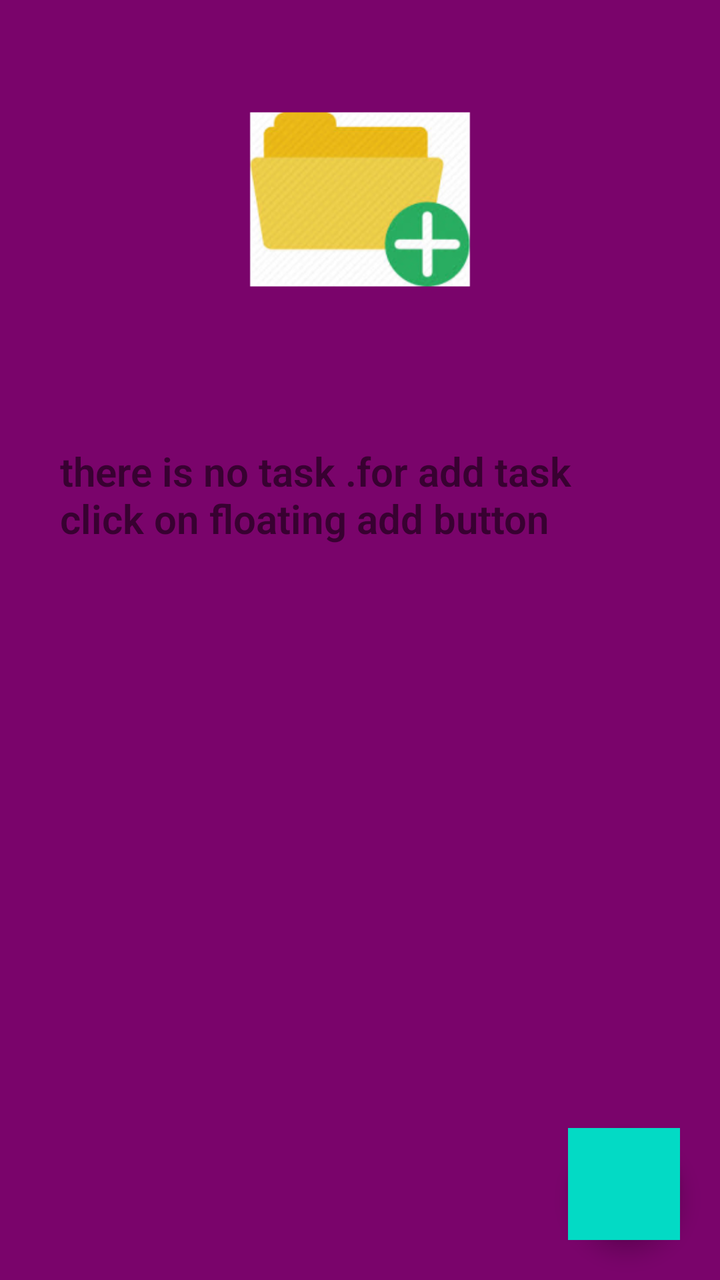
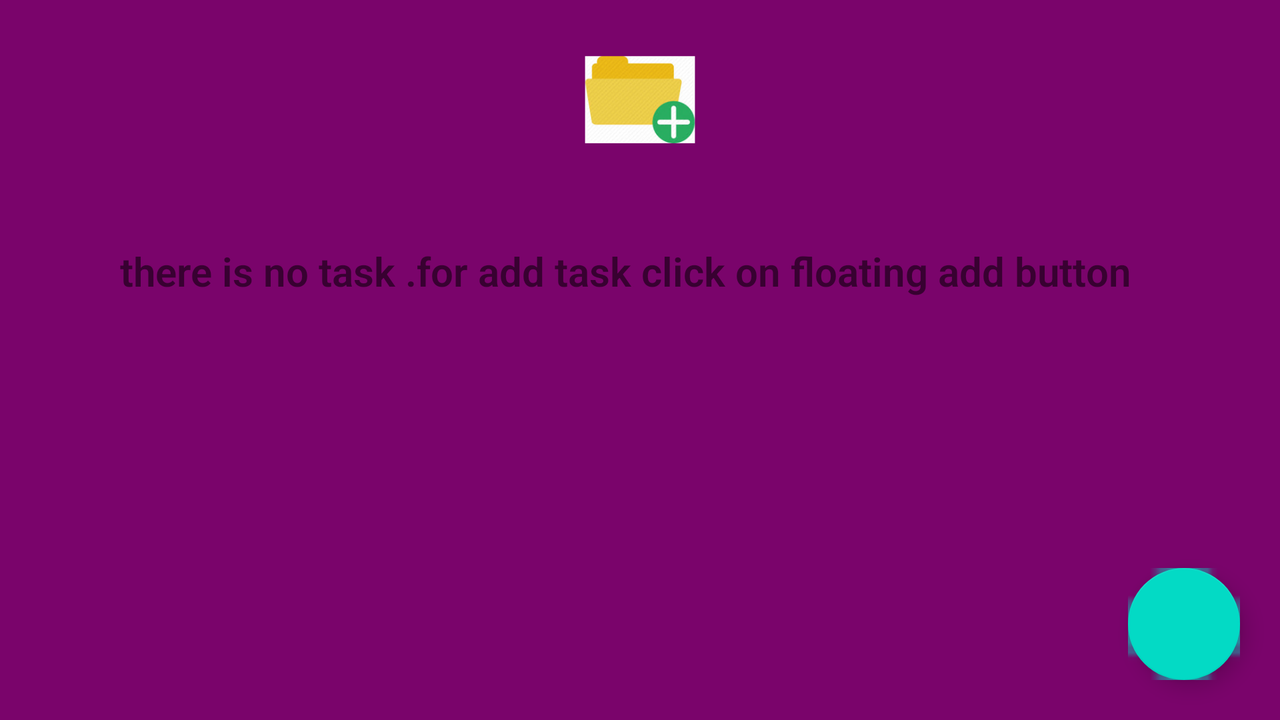

One screen, two layout resources from the same app: the default and the repository's alternative for another configuration. Each is rendered where Android would select it; the XML of both is given below.
<!-- AndroidManifest.xml: application theme Theme.TaskManager -->
<!-- res/layout/fragment_task_list.xml -->
<?xml version="1.0" encoding="utf-8"?>
<RelativeLayout xmlns:android="http://schemas.android.com/apk/res/android"
    xmlns:app="http://schemas.android.com/apk/res-auto"
    xmlns:tools="http://schemas.android.com/tools"
    android:layout_width="match_parent"
    android:layout_height="match_parent"
    android:layout_centerInParent="true"
    android:layout_centerHorizontal="true"
    android:layout_centerVertical="true"
    android:layout_gravity="center"
    tools:context=".controller.fragment.TaskListFragment">

    <androidx.recyclerview.widget.RecyclerView
        android:id="@+id/recycler_view_task_list"
        android:layout_width="match_parent"
        android:layout_height="wrap_content" />

    <com.google.android.material.imageview.ShapeableImageView
        android:id="@+id/img_view_empty_add"
        android:layout_width="200dp"
        android:layout_height="200dp"

        android:layout_below="@+id/recycler_view_task_list"
        android:layout_centerInParent="true"
        app:srcCompat="@mipmap/img_empty_add_foreground" />

    <com.google.android.material.textview.MaterialTextView
        android:id="@+id/text_view_date"
        android:layout_width="match_parent"
        android:layout_height="wrap_content"
        android:layout_below="@+id/img_view_empty_add"
        android:layout_marginStart="10dp"
        android:layout_marginLeft="10dp"
        android:layout_marginTop="2dp"
        android:layout_marginEnd="10dp"
        android:layout_marginRight="10dp"
        android:layout_marginBottom="10dp"
        android:fontFamily="sans-serif-light"
        android:padding="20dp"
        android:text="@string/text_view_empty_add"
        android:textSize="20sp"
        android:textStyle="bold" />



    <com.google.android.material.floatingactionbutton.FloatingActionButton
        android:id="@+id/btn_add"
        android:layout_width="300dp"
        android:layout_height="300dp"
        android:layout_alignParentRight="true"
        android:layout_alignParentBottom="true"
        android:layout_margin="20dp"
        android:layout_marginStart="10dp"
        android:layout_marginLeft="10dp"
        android:layout_marginTop="10dp"
        android:layout_marginEnd="20dp"
        android:layout_marginRight="20dp"
        android:layout_marginBottom="20dp"
        android:src="@mipmap/img_floating_add_foreground"
        app:backgroundTint="@color/orange_92"
        app:maxImageSize="250dp"
        app:rippleColor="@color/orange_92" />
</RelativeLayout>
<!-- resources referenced by this layout -->
<resources>
  <color name="orange_92">#ff9b22</color>
  <!-- mipmap img_empty_add_foreground: png bitmap (mipmap-hdpi, 10182 bytes) -->
  <!-- mipmap img_floating_add_foreground: png bitmap (mipmap-hdpi, 2627 bytes) -->
  <string name="text_view_empty_add">there is no task .for add task click on floating add button
      </string>
  <style name="Theme.TaskManager" parent="Theme.MaterialComponents.DayNight.DarkActionBar">
          <item name="android:windowBackground">@color/violet_46</item>
  
          
          <item name="colorPrimary">@color/violet_08</item>
          <item name="colorPrimaryVariant">@color/violet_46</item>
          <item name="colorOnPrimary">@color/white_ff</item>
          
          <item name="colorSecondary">@color/blue_35</item>
          <item name="colorOnSecondary">@color/blue_35</item>
          <item name="colorSecondaryVariant">@color/blue_86</item>
  
          <item name="android:statusBarColor" tools:targetApi="l">?attr/colorPrimaryVariant</item>
      </style>
  <color name="violet_46">#7a046b</color>
  <color name="violet_08">#e008af</color>
  <color name="white_ff">#FFFFFFFF</color>
  <color name="blue_35">#FF03DAC5</color>
  <color name="blue_86">#FF018786</color>
</resources>
<!-- res/layout-land/fragment_task_list.xml (the repository's variant of the layout above) -->
<!-- drawn on the phone turned sideways -->
<?xml version="1.0" encoding="utf-8"?>
<RelativeLayout xmlns:android="http://schemas.android.com/apk/res/android"
    xmlns:app="http://schemas.android.com/apk/res-auto"
    xmlns:tools="http://schemas.android.com/tools"
    android:layout_width="match_parent"
    android:layout_height="match_parent"
    android:layout_centerInParent="true"
    android:layout_centerHorizontal="true"
    android:layout_centerVertical="true"
    android:layout_gravity="center"
    tools:context=".controller.fragment.TaskListFragment">

    <androidx.recyclerview.widget.RecyclerView
        android:id="@+id/recycler_view_task_list"
        android:layout_width="match_parent"
        android:layout_height="wrap_content" />

    <com.google.android.material.imageview.ShapeableImageView
        android:id="@+id/img_view_empty_add"
        android:layout_width="150dp"
        android:layout_height="100dp"

        android:layout_below="@+id/recycler_view_task_list"

        android:layout_centerInParent="true"
        app:srcCompat="@mipmap/img_empty_add_foreground" />

    <com.google.android.material.textview.MaterialTextView
        android:id="@+id/text_view_empty_add"
        android:layout_width="match_parent"
        android:layout_height="wrap_content"
        android:layout_below="@+id/img_view_empty_add"
        android:layout_centerInParent="true"
        android:layout_marginStart="70dp"
        android:layout_marginLeft="70dp"
        android:layout_marginTop="2dp"
        android:layout_marginEnd="10dp"
        android:layout_marginRight="10dp"
        android:layout_marginBottom="10dp"
        android:fontFamily="sans-serif-light"
        android:padding="20dp"
        android:text="@string/text_view_empty_add"
        android:textSize="20sp"
        android:textStyle="bold" />


    <com.google.android.material.floatingactionbutton.FloatingActionButton
        android:id="@+id/btn_add"
        android:layout_width="wrap_content"
        android:layout_height="wrap_content"
        android:layout_alignParentRight="true"
        android:layout_alignParentBottom="true"
        android:layout_marginStart="20dp"
        android:layout_marginLeft="20dp"
        android:layout_marginTop="20dp"
        android:layout_marginEnd="20dp"
        android:layout_marginRight="20dp"
        android:layout_marginBottom="20dp"
        android:src="@android:drawable/ic_menu_add"
        app:maxImageSize="250dp" />
</RelativeLayout>
<!-- resources referenced by the variant -->
<!-- as the phone turned sideways resolves them -->
<resources>
  <!-- mipmap img_empty_add_foreground: png bitmap (mipmap-hdpi, 10182 bytes) -->
  <string name="text_view_empty_add">there is no task .for add task click on floating add button
      </string>
  <style name="Theme.TaskManager" parent="Theme.MaterialComponents.DayNight.DarkActionBar">
          <item name="android:windowBackground">@color/violet_46</item>
  
          
          <item name="colorPrimary">@color/violet_08</item>
          <item name="colorPrimaryVariant">@color/violet_46</item>
          <item name="colorOnPrimary">@color/white_ff</item>
          
          <item name="colorSecondary">@color/blue_35</item>
          <item name="colorOnSecondary">@color/blue_35</item>
          <item name="colorSecondaryVariant">@color/blue_86</item>
  
          <item name="android:statusBarColor" tools:targetApi="l">?attr/colorPrimaryVariant</item>
      </style>
  <color name="violet_46">#7a046b</color>
  <color name="violet_08">#e008af</color>
  <color name="white_ff">#FFFFFFFF</color>
  <color name="blue_35">#FF03DAC5</color>
  <color name="blue_86">#FF018786</color>
</resources>
